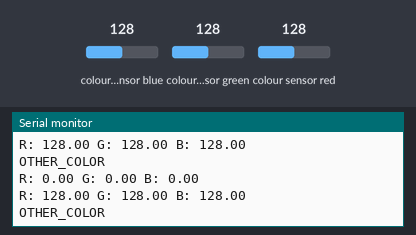
This sketch was run on a simulated Arduino Uno, built with avr-gcc and run on an emulated ATmega328P. Shown: the last lines printed to the serial monitor. Inputs (shaded band) come from the test bench; at power-on: colour sensor blue 128, colour sensor green 128, colour sensor red 128.

Above: at 1.5 s.
1.6 s: colour sensor blue set to 5
At 1.95 s:
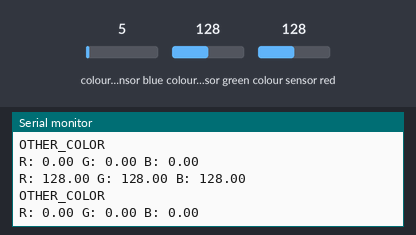
3.1 s: colour sensor green set to 5
At 3.48 s:
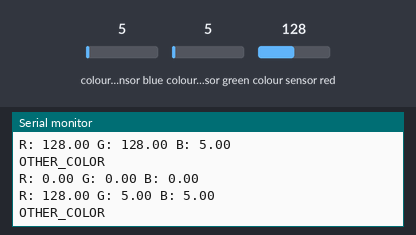
4.6 s: colour sensor red set to 5
At 5.32 s:
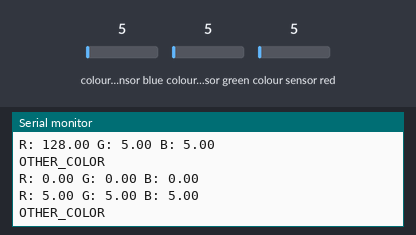
Timing chart, 0 to 7.6 s (numbered marks = the images above; inputs shaded):
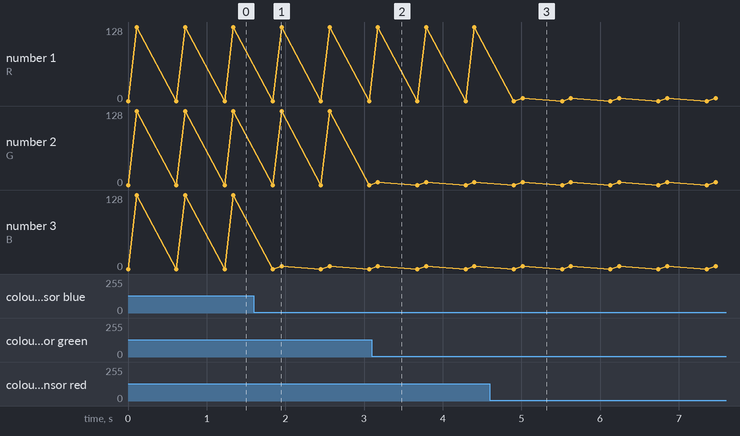

The sketch:

color.ino
```cpp
#include <Arduino.h>
#include <Wire.h>
#include <Adafruit_TCS34725.h>
#include "ColorDetection.h"

// Create the TCS34725 instance
Adafruit_TCS34725 tcs = Adafruit_TCS34725(TCS34725_INTEGRATIONTIME_50MS, TCS34725_GAIN_4X);

void setup() {
  Serial.begin(115200);

  if (tcs.begin()) {
    //Serial.println("Found sensor");
  } else {
    Serial.println("No TCS34725 found ... check your connections");
    while (1); // halt!
  }
}

void loop() {
  uint8_t colorCode;
  getColorCode(&colorCode);
  printColorCode(colorCode);
  Serial.println();
  Serial.println();

  delay(500);
}
```

ColorDetection.cpp
```cpp
#include "ColorDetection.h"

uint8_t expectedRed[3] = {137, 68, 47};
uint8_t expectedGreen[3] = {73, 115, 55};
uint8_t expectedBlue[3] = {62, 82, 103};

uint8_t* expectedColors[AMOUNT_OF_COLORS] = {expectedRed, expectedGreen, expectedBlue};
uint8_t colorCodes[AMOUNT_OF_COLORS] = {RED, GREEN, BLUE};

void getColorCode(uint8_t *colorCode) {
  float red, green, blue;

  Serial.print("R: ");
  Serial.print(red);
  Serial.print(" G: ");
  Serial.print(green);
  Serial.print(" B: ");
  Serial.println(blue);

  uint32_t t0 = millis();
  while(millis() - t0 < 60);  // takes 50ms to read

  tcs.getRGB(&red, &green, &blue);
  Serial.print("R: ");
  Serial.print(red);
  Serial.print(" G: ");
  Serial.print(green);
  Serial.print(" B: ");
  Serial.println(blue);

  bool colorFound = false;

  for (int i=0; i<AMOUNT_OF_COLORS; i++) {
    if (abs(red - expectedColors[i][0]) <= DIFF_THRESHOLD &&
        abs(green - expectedColors[i][1]) <= DIFF_THRESHOLD &&
        abs(blue - expectedColors[i][2]) <= DIFF_THRESHOLD) {
        *colorCode = colorCodes[i];
        colorFound = true;
        break;
    }
  }

  if (!colorFound) {
    *colorCode = OTHER_COLOR;
  }
}

void printColorCode(uint8_t colorCode) {
    switch (colorCode) {
        case OTHER_COLOR:
            Serial.print("OTHER_COLOR");
            break;
        case RED:
            Serial.print("RED");
            break;
        case GREEN:
            Serial.print("GREEN");
            break;
        case BLUE:
            Serial.print("BLUE");
            break;
    }
}
```

ColorDetection.h
```cpp
#ifndef COLOR_DETECTION_H
#define COLOR_DETECTION_H

#include <Arduino.h>
#include <Adafruit_TCS34725.h>

#define OTHER_COLOR 0
#define RED 1
#define GREEN 2
#define BLUE 3

extern Adafruit_TCS34725 tcs;

#define AMOUNT_OF_COLORS 3
#define DIFF_THRESHOLD 20

void getColorCode(uint8_t *colorCode);
void printColorCode(uint8_t colorCode);

#endif
```

Measured:
- after the input at 3.1 s, the serial monitor: prints a new line after 0.08 s (image 2)
- after the input at 4.6 s, the serial monitor: prints a new line after 0.41 s (image 3)
